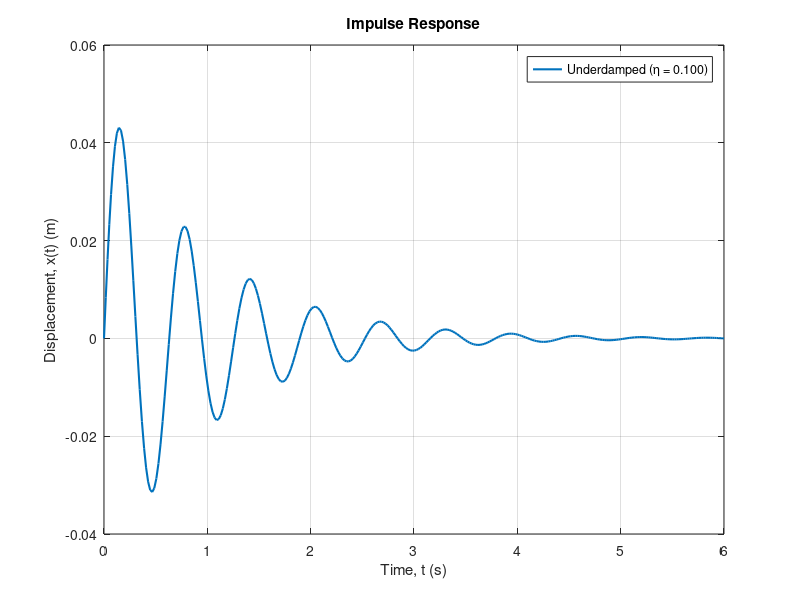

Write the MATLAB code that produced this figure.
% Impulse response of a mass–spring–damper system
% (numerical solution)

clc
clear

%% System parameters
k = 1000;           % Stiffness (N/m)
m = 10;             % Mass (kg)
c = 20;             % Damping coefficient (N·s/m)

ccr = 2*sqrt(k*m);  % Critical damping
eta = c/ccr;        % Damping ratio
wn  = sqrt(k/m);    % Natural frequency (rad/s)

%% Impulse parameters
I  = 5;             % Impulse magnitude (N·s)
v0 = I / m;         % Initial velocity due to impulse (m/s)

%% Initial conditions
x0 = 0;             % Initial displacement (m)
y0 = [x0; v0];      % State vector [x; xdot]

%% Time span
tspan = [0 6];

%% Equation of motion (state-space form)
% m*xdd + c*xd + k*x = 0

odefun = @(t, y_state) [y_state(2); (-c*y_state(2) - k*y_state(1)) / m];

%% Solve ODE
[t, sol] = ode45(odefun, tspan, y0);

x = sol(:,1);       % Displacement response

%% Damping classification
if eta == 1
    text = 'Critically Damped';
elseif eta > 0 && eta < 1
    text = 'Underdamped';
elseif eta > 1
    text = 'Overdamped';
elseif eta == 0
    text = 'Undamped';
end

%% Plot impulse response
figure
plot(t, x, 'LineWidth', 1.5)
grid on
xlabel('Time, t (s)')
ylabel('Displacement, x(t) (m)')
legend(sprintf('%s (\\eta = %.3f)', text, eta))
title('Impulse Response')

% Display analytical solution in command window
fprintf('System Parameters:\n');
fprintf('Natural frequency: %.2f rad/s\n', wn);
fprintf('Damping ratio: %.3f\n', eta);
fprintf('Impulse magnitude: %.1f N·s\n', I);
fprintf('\nSolution:\n');
